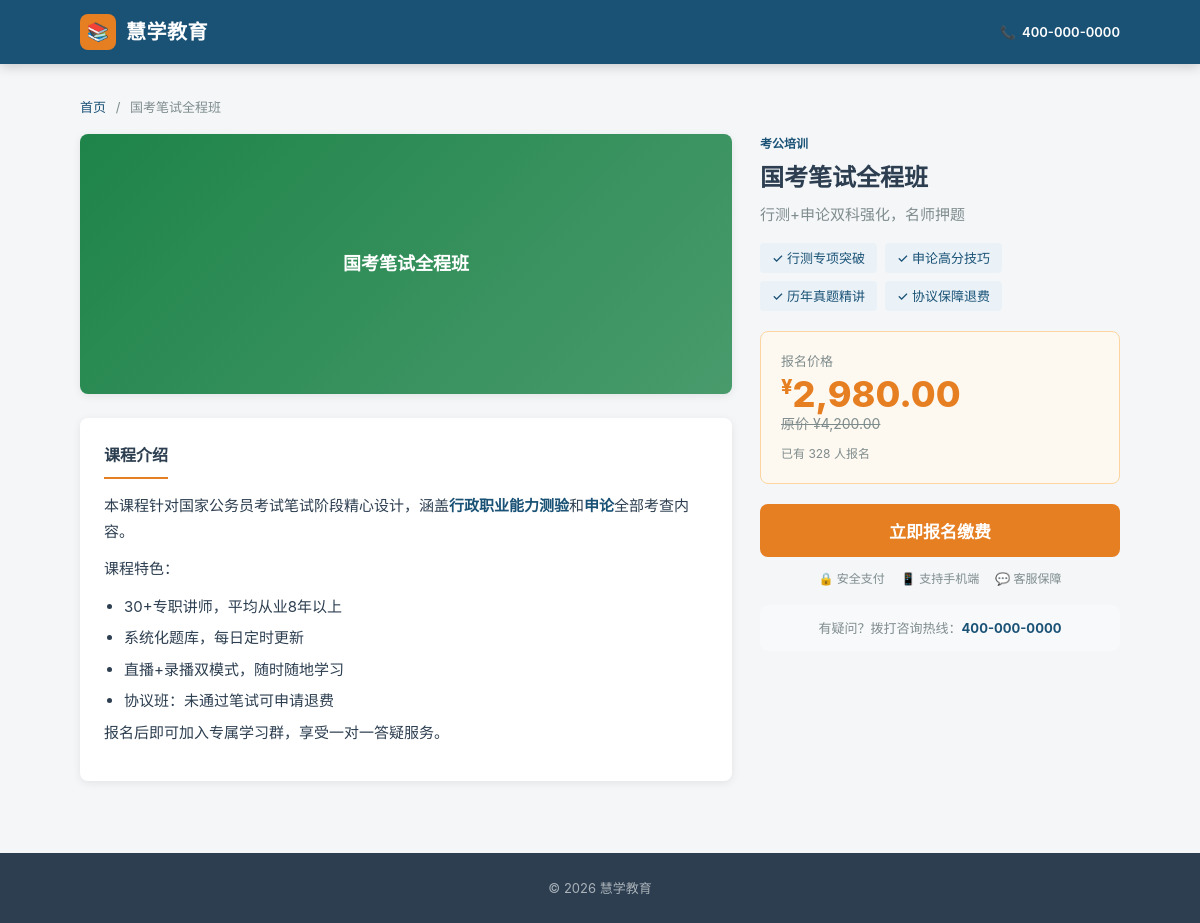
Screenshot of /product.php?id=1 with the database file from the repository.
### tables this page shows
CREATE TABLE IF NOT EXISTS `products` (
  `id` int(11) NOT NULL AUTO_INCREMENT,
  `category_id` int(11) DEFAULT NULL,
  `name` varchar(255) NOT NULL,
  `subtitle` varchar(255) DEFAULT NULL,
  `description` text DEFAULT NULL,
  `price` decimal(10,2) NOT NULL DEFAULT 0.00,
  `original_price` decimal(10,2) DEFAULT NULL COMMENT '划线价',
  `image` varchar(500) DEFAULT NULL,
  `features` text DEFAULT NULL COMMENT 'JSON格式特色卖点',
  `status` tinyint(1) NOT NULL DEFAULT 1 COMMENT '1上架 0下架',
  `sort_order` int(11) NOT NULL DEFAULT 0,
  `sales` int(11) NOT NULL DEFAULT 0 COMMENT '虚拟销量',
  `created_at` timestamp NOT NULL DEFAULT current_timestamp(),
  `updated_at` timestamp NOT NULL DEFAULT current_timestamp() ON UPDATE current_timestamp(),
  PRIMARY KEY (`id`),
  KEY `idx_status` (`status`),
  KEY `idx_category` (`category_id`)
);

CREATE TABLE IF NOT EXISTS `categories` (
  `id` int(11) NOT NULL AUTO_INCREMENT,
  `name` varchar(100) NOT NULL,
  `sort_order` int(11) NOT NULL DEFAULT 0,
  `status` tinyint(1) NOT NULL DEFAULT 1,
  PRIMARY KEY (`id`)
);

### includes/db.php (called while the page is built, shortened)
<?php
class DB
{
    private static ?PDO $instance = null;
    public static function get(): PDO
    {
        if (self::$instance === null) {
            $dsn = sprintf(
                'mysql:host=%s;port=%d;dbname=%s;charset=%s',
                DB_HOST, DB_PORT, DB_NAME, DB_CHARSET
            );
            $options = [
                PDO::ATTR_ERRMODE            => PDO::ERRMODE_EXCEPTION,
                PDO::ATTR_DEFAULT_FETCH_MODE => PDO::FETCH_ASSOC,
                PDO::ATTR_EMULATE_PREPARES   => false,
            ];
            try {
                self::$instance = new PDO($dsn, DB_USER, DB_PASS, $options);
            } catch (PDOException $e) {
                error_log('DB Connection failed: ' . $e->getMessage());
                http_response_code(500);
                exit('服务暂时不可用，请稍后重试。');
            }
        }
        return self::$instance;
    }
    public static function queryOne(string $sql, array $params = []): array|false
    {
        $stmt = self::get()->prepare($sql);
        $stmt->execute($params);
        return $stmt->fetch();
    }
}

### includes/functions.php (called while the page is built, shortened)
<?php
require_once __DIR__ . '/db.php';
function setting(string $key, string $default = ''): string
{
    static $cache = [];
    if (!isset($cache[$key])) {
        $row = DB::queryOne('SELECT `value` FROM settings WHERE `key` = ?', [$key]);
        $cache[$key] = $row ? (string)$row['value'] : $default;
    }
    return $cache[$key];
}
function h(mixed $value): string
{
    return htmlspecialchars((string)$value, ENT_QUOTES | ENT_SUBSTITUTE, 'UTF-8');
}
function get_param(string $key, string $default = ''): string
{
    return trim($_GET[$key] ?? $default);
}
function get_product(int $id, bool $only_active = true): array|false
{
    $sql = 'SELECT p.*, c.name AS category_name
            FROM products p
            LEFT JOIN categories c ON c.id = p.category_id
            WHERE p.id = ?';
    if ($only_active) {
        $sql .= ' AND p.status = 1';
    }
    return DB::queryOne($sql, [$id]);
}

### product.php (the view, shortened to what this page needs)
<?php
require_once __DIR__ . '/includes/functions.php';
$id      = (int)get_param('id');
$product = get_product($id, true);
$features = [];
if (!empty($product['features'])) {
    $features = json_decode($product['features'], true) ?: [];
}
$site_name  = setting('site_name', '慧学教育');
$site_phone = setting('site_phone', '');
$card_colors = ['#1a5276','#1e8449','#7d6608','#6c3483','#0e6655','#154360'];
$color = $card_colors[$product['id'] % count($card_colors)];
?>
<!DOCTYPE html>
<html lang="zh-CN">
<head>
  <link rel="stylesheet" href="/assets/css/style.css">
</head>
<body>
<header class="site-header">
  <div class="container">
    <a href="/" class="site-logo">
      <div class="logo-icon">📚</div>
      <?= h($site_name) ?>
    </a>
    <?php if ($site_phone): ?>
    <div class="header-contact">📞 <span><?= h($site_phone) ?></span></div>
    <?php endif; ?>
  </div>
</header>
<div class="container product-detail">
  <div style="margin-bottom:16px;font-size:13px;color:#7f8c8d;">
    <a href="/">首页</a> <span style="margin:0 6px;">/</span>
    <span><?= h($product['name']) ?></span>
  </div>
  <div class="detail-grid">
    <div>
      <?php if (!empty($product['image']) && file_exists(UPLOAD_DIR . $product['image'])): ?>
        <img class="detail-img" src="<?= UPLOAD_URL . h($product['image']) ?>" alt="<?= h($product['name']) ?>">
      <?php else: ?>
        <div class="detail-img" style="height:260px;background:linear-gradient(135deg,<?= $color ?>,<?= $color ?>cc);display:flex;align-items:center;justify-content:center;font-size:18px;font-weight:700;color:#fff;border-radius:8px;">
          <?= h($product['name']) ?>
        </div>
      <?php endif; ?>
      <?php if (!empty($product['description'])): ?>
      <div class="detail-desc">
        <h4>课程介绍</h4>
        <?= $product['description']  ?>
      </div>
      <?php endif; ?>
    </div>
    <div>
      <div class="detail-category"><?= h($product['category_name'] ?? '') ?></div>
      <h1 class="detail-title"><?= h($product['name']) ?></h1>
      <?php if ($product['subtitle']): ?>
        <p class="detail-subtitle"><?= h($product['subtitle']) ?></p>
      <?php endif; ?>
      <?php if (!empty($features)): ?>
      <div class="detail-features">
        <?php foreach ($features as $f): ?>
          <span class="detail-feat">✓ <?= h($f) ?></span>
        <?php endforeach; ?>
      </div>
      <?php endif; ?>
      <div class="detail-price-box">
        <div class="price-label">报名价格</div>
        <div class="price-main"><sup>¥</sup><?= number_format((float)$product['price'], 2) ?></div>
        <?php if ($product['original_price'] && $product['original_price'] > $product['price']): ?>
          <div class="price-orig">原价 ¥<?= number_format((float)$product['original_price'], 2) ?></div>
        <?php endif; ?>
        <div style="margin-top:8px;font-size:12px;color:#7f8c8d;">已有 <?= (int)$product['sales'] ?> 人报名</div>
      </div>
      <a href="/checkout.php?id=<?= $product['id'] ?>">
        <button class="btn-buy">立即报名缴费</button>
      </a>
      <div class="security-tips">
        <span>🔒 安全支付</span>
        <span>📱 支持手机端</span>
        <span>💬 客服保障</span>
      </div>
      <?php if ($site_phone): ?>
      <div style="margin-top:16px;text-align:center;font-size:13px;color:#7f8c8d;background:#f8f9fb;border-radius:8px;padding:12px;">
        有疑问？拨打咨询热线：<strong style="color:#1a5276;"><?= h($site_phone) ?></strong>
      </div>
      <?php endif; ?>
    </div>
  </div>
</div>
<footer class="site-footer">
  <p>© <?= date('Y') ?> <?= h($site_name) ?>
  </p>
</footer>
</body>
</html>

### assets/css/style.css (style rules this page uses)
:root { --primary: #1a5276; --primary-d: #154360; --accent: #e67e22; --accent-d: #ca6f1e; --success: #1e8449; --text: #2c3e50; --text-muted: #7f8c8d; --bg: #f4f6f8; --border: #dde1e7; --white: #ffffff; --radius: 8px; --shadow-sm: 0 2px 8px rgba(0,0,0,.08); --shadow-md: 0 4px 20px rgba(0,0,0,.12); --transition: .2s ease; }
*, *::before, *::after { box-sizing: border-box; margin: 0; padding: 0; }
html { scroll-behavior: smooth; }
body { font-family: -apple-system, "PingFang SC", "Microsoft YaHei", "Helvetica Neue", Arial, sans-serif; font-size: 15px; line-height: 1.7; color: var(--text); background: var(--bg); }
a { color: var(--primary); text-decoration: none; transition: color var(--transition); }
.site-header { background: var(--primary); position: sticky; top: 0; z-index: 100; box-shadow: 0 2px 12px rgba(0,0,0,.2); }
.site-header .container { display: flex; align-items: center; justify-content: space-between; height: 64px; padding: 0 20px; }
.site-logo { display: flex; align-items: center; gap: 10px; color: #fff; font-size: 20px; font-weight: 700; letter-spacing: .5px; }
.site-logo .logo-icon { width: 36px; height: 36px; background: var(--accent); border-radius: 8px; display: flex; align-items: center; justify-content: center; font-size: 18px; }
.header-contact { color: rgba(255,255,255,.8); font-size: 13px; display: flex; align-items: center; gap: 6px; }
.header-contact span { color: #fff; font-weight: 600; }
.container { max-width: 1080px; margin: 0 auto; }
.product-detail { padding: 32px 20px; }
.detail-grid { display: grid; grid-template-columns: 1fr 360px; gap: 28px; align-items: start; }
.detail-img { width: 100%; border-radius: var(--radius); box-shadow: var(--shadow-sm); }
.detail-category { font-size: 12px; color: var(--primary); font-weight: 600; margin-bottom: 8px; }
.detail-title { font-size: 24px; font-weight: 800; color: var(--text); line-height: 1.3; margin-bottom: 8px; }
.detail-subtitle { color: var(--text-muted); margin-bottom: 16px; }
.detail-features { display: flex; flex-wrap: wrap; gap: 8px; margin-bottom: 20px; }
.detail-feat { background: #eaf2f8; color: var(--primary); font-size: 13px; padding: 4px 12px; border-radius: 4px; font-weight: 500; }
.detail-price-box { background: #fef9f0; border: 1px solid #fcd5a0; border-radius: var(--radius); padding: 18px 20px; margin-bottom: 20px; }
.detail-price-box .price-label { font-size: 13px; color: var(--text-muted); margin-bottom: 4px; }
.detail-price-box .price-main { font-size: 36px; font-weight: 800; color: var(--accent); line-height: 1; }
.detail-price-box .price-main sup { font-size: 20px; vertical-align: super; }
.detail-price-box .price-orig { font-size: 14px; color: var(--text-muted); text-decoration: line-through; }
.btn-buy { width: 100%; background: var(--accent); color: #fff; border: none; border-radius: 8px; padding: 14px; font-size: 17px; font-weight: 700; cursor: pointer; transition: background var(--transition); margin-bottom: 12px; }
.security-tips { display: flex; align-items: center; justify-content: center; gap: 16px; font-size: 12px; color: var(--text-muted); }
.security-tips span { display: flex; align-items: center; gap: 4px; }
.detail-desc { background: var(--white); border-radius: var(--radius); padding: 24px; box-shadow: var(--shadow-sm); margin-top: 24px; }
.detail-desc h4 { font-size: 16px; margin-bottom: 14px; color: var(--text); border-bottom: 2px solid var(--accent); padding-bottom: 8px; display: inline-block; }
.detail-desc p { color: var(--text); margin-bottom: 12px; }
.detail-desc ul { padding-left: 20px; color: var(--text); }
.detail-desc ul li { margin-bottom: 6px; }
.detail-desc strong { color: var(--primary); }
.site-footer { background: #2c3e50; color: rgba(255,255,255,.6); text-align: center; padding: 24px 20px; font-size: 13px; margin-top: 40px; }

### rows the page displays
products: name "国考笔试全程班", description "本课程针对国家公务员考试笔试阶段精心设计，涵盖 行政职业能力测验 和 申论 全部考查内容。 课程特色： 30+专职讲师，平均从业8年以上 系统化题库，每日定时更新 直播+录播双模式，随时随地学习 协议班：未通过笔试可申请退费 报名后即可加入专属学习群，享受一对一答疑服务。", category.name "考公培训", subtitle "行测+申论双科强化，名师押题", features "行测专项突破", features "申论高分技巧", features "历年真题精讲", features "协议保障退费", price "2,980.00", original_price "4,200.00", sales "328"

### other values shown
$site_name "慧学教育"
$site_phone "400-000-0000"
